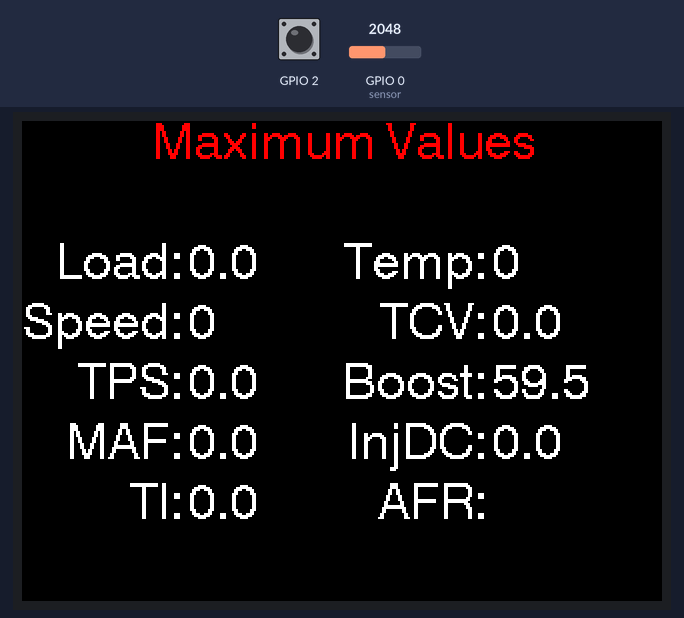
Bench run of a sketch on a simulated ESP32. Shown: 320×240 colour display. Inputs (shaded band) come from the test bench; at power-on: GPIO 0 (sensor) = 2048, GPIO 2 HIGH.

Above: at 1.4 s.
1.5 s: GPIO 0 (sensor) set to 491
At 2.4 s:
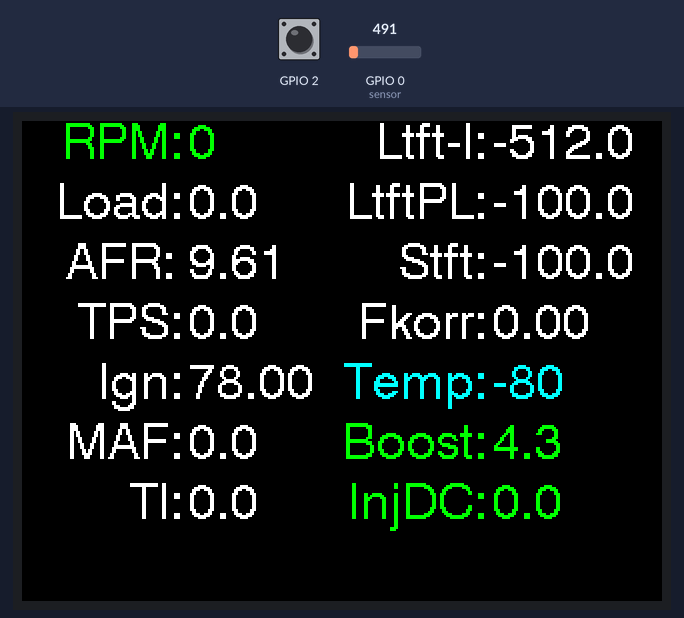
4.5 s: GPIO 2 pulled LOW for 3.2 s
At 8.54 s:
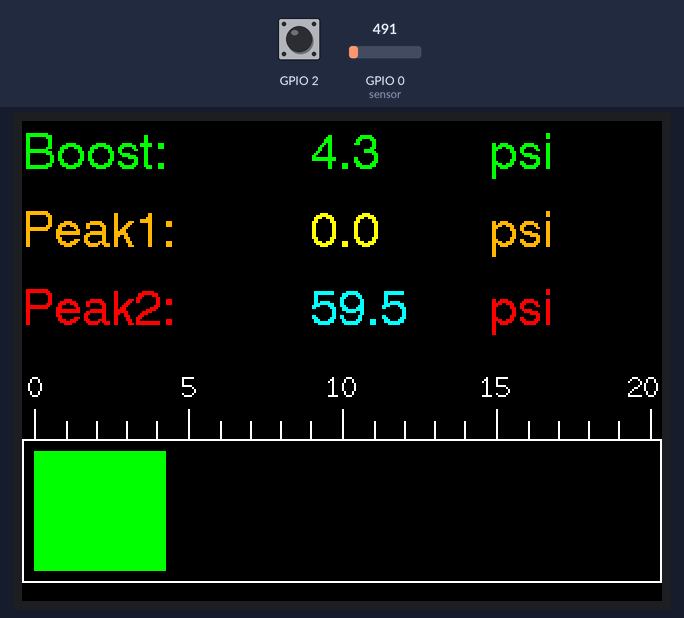
10.7 s: GPIO 0 (sensor) set to 736
At 11.12 s:
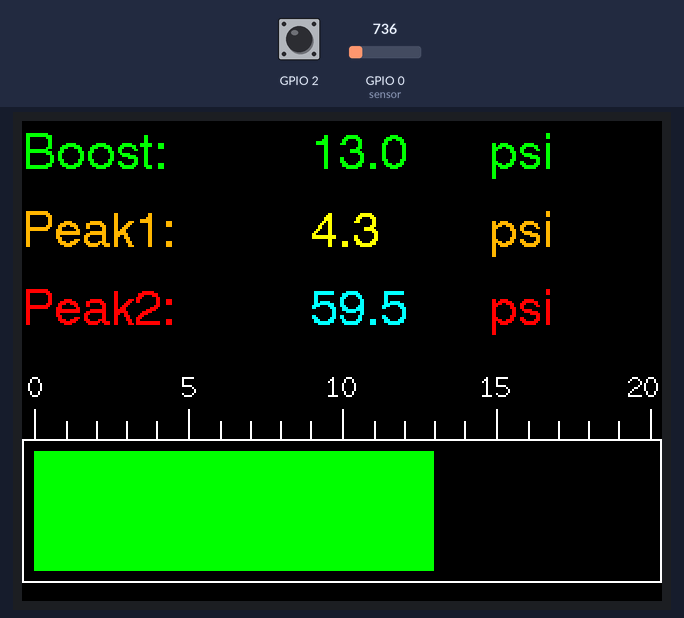
13.7 s: GPIO 0 (sensor) set to 792
At 16.1 s:
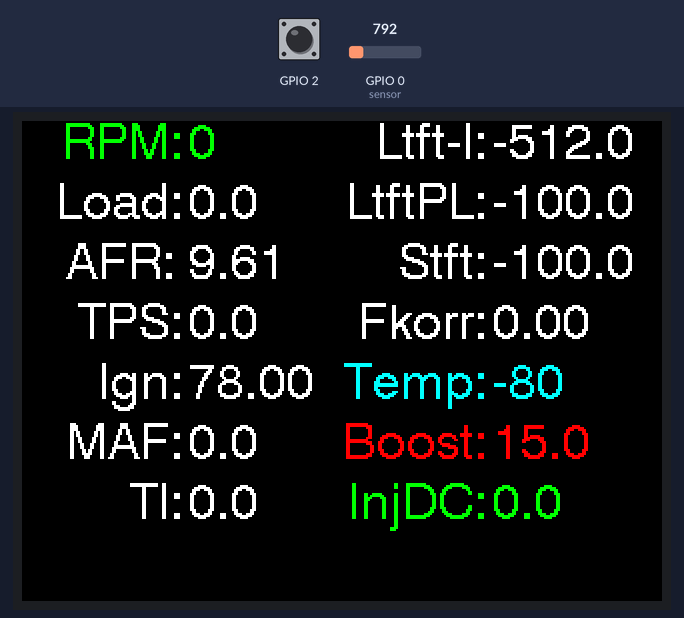
16.2 s: GPIO 2 pulled LOW for 1 s
20.2 s: GPIO 2 pulled LOW for 0.15 s
At 20.77 s:
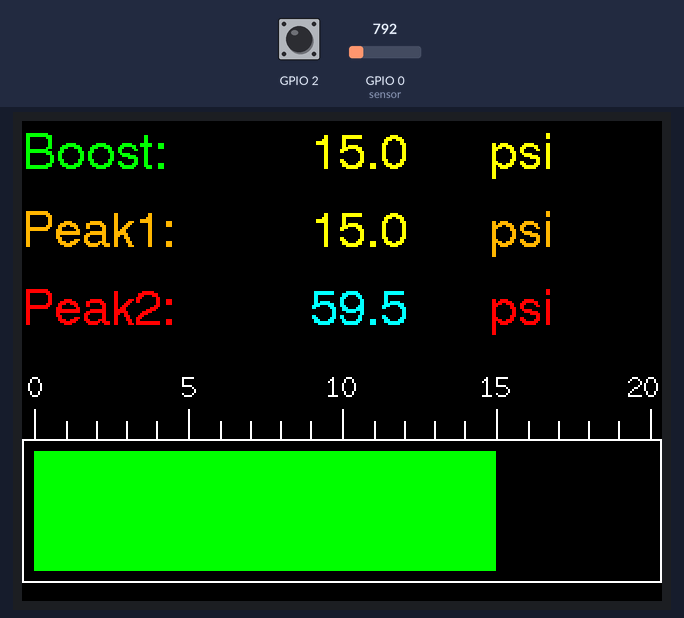

The sketch:

m44_data_display_Arduino.ino
```cpp
/********************************************************************************************************
   Motronic 4.4 Volvospeed 608 bin data output display and boost gauge by Dangerous Dave.
   This program runs a serial read pick up data from the stream of bytes from the motronic ecu.
   The bytes are stored in an array and split into the various engine data values.
   One display shows 16 values selected from approx 46 total.
   This code is written for use on an ESP8266 processor running an ILI9341 320x240 LCD and will need
   adapting if intended for use with Arduino

*******************************************************************************************************/

#include <SPI.h>
#include <TFT_eSPI.h>

#define TFT_GREY 0x5AEB // Dark grey 16 bit colour

//setup data read variables
const byte numBytes = 46;
byte receivedBytes[numBytes];
byte numReceived = 0;
byte ndx = 0;
byte discase = 3; //setup for display switching
byte pin1 = D1;
static int16_t oldPos, pos;
int tmot;    //engine temp
int pVmess;
int pTmot;
int startMarker = 0x5AA5;
int endMarker = 0xAA55; //not needed any more
float boost;//boost
float tl;     //load
float zwout;  //actual ignition angle
byte mlh;    //air mass high byte
byte mll;    //air mass low byte
byte tih;    //injection time high byte
byte til;    //injection time low byte
float wideband;
int xtra;   //ltft idle
float xfra;   //ltft part load
float xfr;    //stft
float xwdkbl; //throttle angle
byte hfkorr; //fuel correction high byte
byte lfkorr; //fuel correction low byte
float vmess;  //vehicle speed
float tvmbeg; //tcv duty cycle
float maf; //mass air flow
float ti; //injection time
float fkorr; //fuel correction
float idc; //injector duty cycle (calculated)
float vac; //intake vacuum
float kpa; //kpa value from sensor
float barboost; //boost bargraph
float peak1; //peak boost 1
float pTl;
float pXwdkbl;
float pMaf;
float pTi;
float pTvmbeg;
float pBoost;
float pIdc;
float mpg;
float afr;                      //AFR value
unsigned int nmot; //rpm
unsigned long previousMillis1;  //setup timer 1
unsigned long previousMillis2;  //setup timer 2
unsigned long previousMillis3;  //setup timer 3
unsigned long previousTextTimer;//setup text timer
unsigned long currentTextTimer; //setup text timer


//booleans
boolean dataSetup = false;
boolean gaugeSetup = false;
boolean maximumSetup = false;
boolean page1Setup = false;
boolean debugSetup = false;
boolean newData = false;
boolean recvInProgress = false;

TFT_eSPI tft = TFT_eSPI(); //initiate ILI9341 library

// #######################################################################################################
// # MAIN SETUP                                                                                          #
// #######################################################################################################

void setup() {

  Serial.begin(125000);
  pinMode(D1, INPUT_PULLUP);

  //setup TFT display items
  tft.init();
  tft.setRotation(3); //set display orientation
  tft.fillScreen(TFT_BLACK);
}

// #######################################################################################################
// # MAIN LOOP                                                                                           #
// #######################################################################################################

void loop() {


  readData();   // run serial read routine

  calcData();   // run calculate data routine

  switches();  // run rotary encoder routine

  switch (discase) {
    case 0:
      displayData(); // switch to data display
      break;

    case 1:
      displayMaximums(); // switch to max data display
      break;

    case 2:
      displayBoostGauge();  // switch to boost display
      break;

  }

} // MAIN LOOP END

// #######################################################################################################
// # Serial read and split data to string                                                                #
// #######################################################################################################

void readData() {
  byte rb;
  byte msb;
  byte lsb;
  int smTest;

  //testing new serial read which should properly check for the start marker being 16bit
  if (Serial.available() > 0) {
    rb = Serial.read();
    if (recvInProgress == true) {
      receivedBytes[ndx] = rb;
      ndx++;

      if (ndx == 46) {          // if ndx reaches the max stream of 45 values
        recvInProgress = false;
        ndx = 0;
        newData = true;

      }
    }
    else if (rb == 0x5A) {
      lsb = Serial.read();
      smTest = rb * 256 + lsb;
      if (smTest == 0x5AA5) {
        recvInProgress = true;
      }
    }
  }
}

// #######################################################################################################
// # Calculate Data                                                                                      #
// #######################################################################################################

void calcData() {

  //calculate data from string
  if (newData = true) {
    nmot = receivedBytes[0] * 30;
    tl = receivedBytes[1] * 0.048;
    vmess = receivedBytes[31] * 0.621371;
    xwdkbl = receivedBytes[28] * 0.4166667;
    zwout = (receivedBytes[3] * -0.75) + 78;
    mlh = receivedBytes[19];
    mll = receivedBytes[20];
    maf = ((mlh << 8) + mll) * 0.125;    //calculated air mass from 2 bytes
    tih = receivedBytes[21];
    til = receivedBytes[22];
    ti = (((tih << 8) + til) * 2.0) / 1000.0;   //calculated injection time from 2 bytes
    xtra = (receivedBytes[24] * 4) - 512;
    xfra = ((receivedBytes[25] * 0.0078125) - 1) * 100;
    xfr = ((receivedBytes[26] * 0.0078125) - 1) * 100;
    hfkorr = receivedBytes[29];
    lfkorr = receivedBytes[30];
    fkorr = ((hfkorr << 8) + lfkorr) / 32768.0;
    tmot = receivedBytes[32] - 80;
    tvmbeg = (receivedBytes[38] / 256.0) * 100.0;
    wideband = ((receivedBytes[42] - 10) * 0.039215686) + 10;
    idc = (nmot * ti) / 1200.0;
    newData = false;
  }

  kpa = (((analogRead(0) / 1023.0) + 0.04) / 0.004); //calculate kpa value for mpx4250ap sensor
  boost = (kpa - 100) * 0.145; // Calculate boost/vac levels in psi
  vac = boost * -2.036025; // Used 'minus' 2.036025 to display as positive
  barboost = boost * (15.4);

  // peak values update
  // Column 1
  if (tl > pTl) {
    pTl = tl;
  }
  if (vmess > pVmess) {
    pVmess = vmess;
  }
  if (xwdkbl > pXwdkbl) {
    pXwdkbl = xwdkbl;
  }
  if (maf > pMaf) {
    pMaf = maf;
  }
  if (ti > pTi) {
    pTi = ti;
  }

  //Column 2
  if (tmot > pTmot) {
    pTmot = tmot;
  }
  if (tvmbeg > pTvmbeg) {
    pTvmbeg = tvmbeg;
  }
  if (boost > pBoost) {
    pBoost = boost;
  }
  if (idc > pIdc) {
    pIdc = idc;
  }
}

// #######################################################################################################
// # Switch Stuff                                                                                        #
// #######################################################################################################

void switches() {

  pin1 = digitalRead(D1);
  if (pin1 == 1) {
    discase = (discase + 1) % 3;
  }

}
// #######################################################################################################
// multiple data display and setup
// #######################################################################################################

void displayData() {
  tft.setTextSize(1);

  if (!dataSetup) {
    displayDataSetup();
    // reset setup flags
    dataSetup = true;
    gaugeSetup = false;
    page1Setup = false;

    }

  unsigned long currentMillis3 = millis();
  if ((currentMillis3 - previousMillis3) >= 200UL) { //set time delay to 200ms to prevent to slow down refresh rate
    previousMillis3 = currentMillis3;

    //Column 1 - print all white text first
    tft.setTextPadding(78);  //set text padding to remove characters once DP moves.  Padding starts from 1st character.
    tft.setTextColor(TFT_WHITE, TFT_BLACK); //Reset colour back to white
    tft.drawFloat(tl, 1, 83, 30, 4);
    tft.drawFloat(wideband, 2, 83, 60, 4);
    tft.drawFloat(xwdkbl, 1, 83, 90, 4);
    tft.drawFloat(zwout, 2, 83, 120, 4);
    tft.drawFloat(maf, 1, 83, 150, 4);
    tft.drawFloat(ti, 1, 83, 180, 4);

    //RPM Colours
    if (nmot >= 0 && nmot < 5500) {
      tft.setTextColor(TFT_GREEN, TFT_BLACK);
      tft.drawString("RPM:", 20, 0, 4);
      tft.drawNumber(nmot, 83, 0, 4);
    }
    if (nmot >= 5500 && nmot < 6000) {
      tft.setTextColor(TFT_YELLOW, TFT_BLACK);
      tft.drawString("RPM:", 20, 0, 4);
      tft.drawNumber(nmot, 83, 0, 4);
    }
    if (nmot >= 6000) {
      tft.setTextColor(TFT_RED, TFT_BLACK);
      tft.drawString("RPM:", 20, 0, 4);
      tft.drawNumber(nmot, 83, 0, 4);
    }


    //Column 2 - Print all white text first///////////////////////
    tft.setTextPadding(85);
    tft.setTextColor(TFT_WHITE, TFT_BLACK);   //Reset colour back to white
    tft.drawFloat(xtra, 1, 235, 0, 4);
    tft.drawFloat(xfra, 1, 235, 30, 4);
    tft.drawFloat(xfr, 1, 235, 60, 4);
    tft.drawFloat(fkorr, 2, 235, 90, 4);
    //tft.drawFloat(tvmbeg, 1, 235, 120, 4);
    //tft.drawString("Temp:", 9, 210, 4);
    //tft.drawNumber(tmot, 83, 210, 4);
    //Engine Temp Colours
    if (tmot < 87) {
      tft.setTextColor(TFT_CYAN, TFT_BLACK);
      tft.drawString("Temp:", 161, 120, 4);
      tft.drawNumber(tmot, 235, 120, 4);
    }
    if (tmot >= 87 && tmot < 103) {
      tft.setTextColor(TFT_GREEN, TFT_BLACK);
      tft.drawString("Temp:", 161, 120, 4);
      tft.drawNumber(tmot, 235, 120, 4);
    }
    if (tmot >= 103 && tmot <= 105) {
      tft.setTextColor(TFT_YELLOW, TFT_BLACK);
      tft.drawString("Temp:", 161, 120, 4);
      tft.drawNumber(tmot, 235, 120, 4);
    }
    if (tmot > 105) {
      tft.setTextColor(TFT_RED, TFT_BLACK);
      tft.drawString("Temp:", 161, 120, 4);
      tft.drawNumber(tmot, 235, 120, 4);
    }

    // Injector Duty Cycle Colours/////////////////////////////////////////////////////////////////////////
    if (idc < 80) {
      tft.setTextColor(TFT_GREEN, TFT_BLACK);
      tft.drawString("InjDC:", 163, 180, 4);
      tft.drawFloat(idc, 1, 235, 180, 4);
    }
    if (idc >= 80 && idc < 85) {
      tft.setTextColor(TFT_YELLOW, TFT_BLACK);
      tft.drawString("InjDC:", 163, 180, 4);
      tft.drawFloat(idc, 1, 235, 180, 4);
    }
    if (idc >= 85) {
      tft.setTextColor(TFT_RED, TFT_BLACK);
      tft.drawString("InjDC:", 163, 180, 4);
      tft.drawFloat(idc, 1, 235, 180, 4);
    }

    // Boost and Vacuum colours ///////////////////////////////////////////////////////////////////////////
    if (boost < 0) {
      tft.setTextColor(TFT_CYAN, TFT_BLACK);
      tft.drawString("     Vac:", 159, 150, 4);
      tft.drawFloat(vac, 1, 235, 150, 4);
    }
    if (boost >= 0 && boost <= 10) {
      tft.setTextColor(TFT_GREEN, TFT_BLACK);
      tft.drawString("Boost:", 160, 150, 4);
      tft.drawFloat(boost, 1, 235, 150, 4);
    }
    if (boost > 10 && boost <= 15) {
      tft.setTextColor(TFT_YELLOW, TFT_BLACK);
      tft.drawString("Boost:", 160, 150, 4);
      tft.drawFloat(boost, 1, 235, 150, 4);
    }
    if (boost > 15) {
      tft.setTextColor(TFT_RED, TFT_BLACK);
      tft.drawString("Boost:", 160, 150, 4);
      tft.drawFloat(boost, 1, 235, 150, 4);
    }
    tft.setTextPadding(100);

  }
}

void displayDataSetup() {

  //setup text
  tft.fillScreen(TFT_BLACK);
  tft.setTextColor(TFT_WHITE, TFT_BLACK);
  tft.setTextPadding(40);

  //Column 1
  tft.drawString("Load:", 17, 30, 4);
  tft.drawString("AFR:", 22, 60, 4);
  tft.drawString("TPS:", 28, 90, 4);
  tft.drawString("Ign:", 38, 120, 4);
  tft.drawString("MAF:", 22, 150, 4);
  tft.drawString("TI:", 54, 180, 4);

  //Column 2
  tft.drawString("Ltft-I:", 177, 0, 4);
  tft.drawString("LtftPL:", 162, 30, 4);
  tft.drawString("Stft:", 188, 60, 4);
  tft.drawString("Fkorr:", 168, 90, 4);
  //tft.drawString("TCV:", 179, 120, 4);
  //tft.drawString("AFR:", 178, 210, 4);
  //tft.drawString("kpa:", 178, 210, 4);
  //tft.drawString("EFlap:", 160, 210, 4);

}

// ##################################################################################################
// Maximum Data Display and Setup
// ##################################################################################################

void displayMaximums() {  // check static display items are set up
  if (!maximumSetup) {
    maximumDisplaySetup();
    // reset setup flags
    maximumSetup = true;
    dataSetup = false;
    page1Setup = false;
    gaugeSetup = false;

    //Column 1
    tft.drawFloat(pTl, 1, 83, 60, 4);
    tft.drawNumber(pVmess, 83, 90, 4);
    tft.drawFloat(pXwdkbl, 1, 83, 120, 4);
    tft.drawFloat(pMaf, 1, 83, 150, 4);
    tft.drawFloat(pTi, 1, 83, 180, 4);

    //Column 2
    tft.drawNumber(pTmot, 235, 60, 4);
    tft.drawFloat(pTvmbeg, 1, 235, 90, 4);
    tft.drawFloat(pBoost, 1, 235, 120, 4);
    tft.drawFloat(pIdc, 1, 235, 150, 4);
    //tft.drawString("AFR:", 235, 180, 4);
  }
}

void maximumDisplaySetup() {

  //setup text
  tft.fillScreen(TFT_BLACK);
  tft.setTextColor(TFT_RED, TFT_BLACK);
  tft.setTextPadding(40);
  tft.drawString("Maximum Values", 65, 0, 4);
  tft.setTextColor(TFT_WHITE, TFT_BLACK);
  //Column 1
  tft.drawString("Load:", 17, 60, 4);
  tft.drawString("Speed:", 0, 90, 4);
  tft.drawString("TPS:", 28, 120, 4);
  tft.drawString("MAF:", 22, 150, 4);
  tft.drawString("TI:", 54, 180, 4);

  //Column 2
  tft.drawString("Temp:", 161, 60, 4);
  tft.drawString("TCV:", 179, 90, 4);
  tft.drawString("Boost:", 160, 120, 4);
  tft.drawString("InjDC:", 163, 150, 4);
  tft.drawString("AFR:", 178, 180, 4);

}

// ################################################################################################
// Boost gauge display and setup
// ###############################################################################################

void displayBoostGauge() {

  if (!gaugeSetup) {
    displayGaugeSetup();
    // reset setup flags
    gaugeSetup = true;
    page1Setup = false;
    dataSetup = false;
    maximumSetup = false;

  }
  unsigned long currentMillis2 = millis();

  if ((currentMillis2 - previousMillis2) >= 100UL) {
    previousMillis2 = currentMillis2;
    //display data------------------------------------------------
    unsigned long currentMillis1 = millis();
    tft.setTextPadding(78);
    if (boost > 0) {
      tft.fillRect(6, 165, barboost, 60, TFT_GREEN); //fill bargraph with green bar
      tft.fillRect(6 + barboost, 165, 308 - barboost, 60, TFT_BLACK); //fill end of bar with black to refresh

      // Different colour text for higher pressure values
      if (boost > 0) {
        tft.setTextColor(TFT_GREEN, TFT_BLACK);
        tft.drawFloat(boost, 1, 144, 5, 4);
        tft.drawString("psi", 233, 5, 4);
      }

      if (boost > 15) {
        tft.setTextColor(TFT_YELLOW, TFT_BLACK);
        tft.drawFloat(boost, 1, 144, 5, 4);
        tft.drawString("psi", 233, 5, 4);
      }

      if (boost > 20) {
        tft.setTextColor(TFT_RED, TFT_BLACK);
        tft.drawFloat(boost, 1, 144, 5, 4);
        tft.drawString("psi", 233, 5, 4);
      }
    }
    //display vacuum and inHg
    else {
      tft.fillRect(6, 165, 308, 60, TFT_BLACK); //clear bargraph once below 0 boost
      vac = boost * -2.036025; // Used 'minus' 2.036025 to display as positive

      tft.setTextColor(TFT_CYAN, TFT_BLACK);
      tft.drawFloat(vac, 1, 144, 5, 4);
      tft.drawString("inHg", 233, 5, 4); //display units
    }

    //Display Peak1 Value
    tft.setTextColor(TFT_YELLOW, TFT_BLACK);
    tft.drawFloat(peak1, 1, 144, 44, 4); //display temporary peak value

    //Display Peak Boost Value
    tft.setTextColor(TFT_CYAN, TFT_BLACK);
    tft.drawFloat(pBoost, 1, 144, 83, 4); //display overall peak value

    // Store highest boost pressure for limited time
    if (boost > peak1) { // If current boost is higher than peak1, store new value
      peak1 = boost;  // Store new peak1 value in peak memory
      previousMillis1 = currentMillis1; //reset timer when new peak value stored
    }

    //Peak1 value reset after x milliseconds, uncomment to activate
    if (peak1 > 0) { //Change value for higher reset limit
      if ((unsigned long)(currentMillis1 - previousMillis1) >= 5000UL) { //timer for x milliseconds
        peak1 = 0; //resets the peak1 value to 0
        previousMillis1 = currentMillis1; //reset timer
      }
    }
  }
}

void displayGaugeSetup() {

  tft.fillScreen(TFT_BLACK);
  tft.setTextColor(TFT_WHITE, TFT_BLACK);

  //tft.setTextSize(1);
  //tft.drawString("Boost -", 0, 10, 4);
  //tft.drawString("Peak -", 17, 65, 4);
  tft.setTextColor(TFT_GREEN, TFT_BLACK);
  tft.drawString("Boost:", 0, 5, 4);
  tft.setTextColor(TFT_ORANGE, TFT_BLACK);
  tft.drawString("Peak1:", 0, 44, 4);
  tft.drawString("psi", 233, 44, 4); //display units
  tft.setTextColor(TFT_RED, TFT_BLACK);
  tft.drawString("Peak2:", 0, 83, 4);
  tft.drawString("psi", 233, 83, 4); //display units
  tft.drawRect(0, 159, 320, 72, TFT_WHITE); //Draw bargraph outline
  //Draw bargraph figures
  tft.setTextSize(1);
  tft.setTextColor(TFT_WHITE, TFT_BLACK);
  tft.drawString("0", 3, 125, 2);
  tft.drawString("5", 80, 125, 2);
  tft.drawString("10", 152, 125, 2);
  tft.drawString("15", 229, 125, 2);
  tft.drawString("20", 303, 125, 2);

  //Draw lines for accurate bargraph
  tft.drawLine(6, 144, 6, 159, TFT_WHITE);
  tft.drawLine(83, 144, 83, 159, TFT_WHITE);
  tft.drawLine(160, 144, 160, 159, TFT_WHITE);
  tft.drawLine(237, 144, 237, 159, TFT_WHITE);
  tft.drawLine(314, 144, 314, 159, TFT_WHITE);
  //Draw smaller lines for intermediates
  tft.drawLine(22, 150, 22, 159, TFT_WHITE);
  tft.drawLine(37, 150, 37, 159, TFT_WHITE);
  tft.drawLine(52, 150, 52, 159, TFT_WHITE);
  tft.drawLine(67, 150, 67, 159, TFT_WHITE);

  tft.drawLine(99, 150, 99, 159, TFT_WHITE);
  tft.drawLine(114, 150, 114, 159, TFT_WHITE);
  tft.drawLine(129, 150, 129, 159, TFT_WHITE);
  tft.drawLine(144, 150, 144, 159, TFT_WHITE);

  tft.drawLine(176, 150, 176, 159, TFT_WHITE);
  tft.drawLine(191, 150, 191, 159, TFT_WHITE);
  tft.drawLine(206, 150, 206, 159, TFT_WHITE);
  tft.drawLine(221, 150, 221, 159, TFT_WHITE);

  tft.drawLine(253, 150, 253, 159, TFT_WHITE);
  tft.drawLine(268, 150, 268, 159, TFT_WHITE);
  tft.drawLine(283, 150, 283, 159, TFT_WHITE);
  tft.drawLine(298, 150, 298, 159, TFT_WHITE);
}
```

Measured:
- the behaviour switches between 791 and 792 on GPIO 0 (sensor) (found by bisection; images 3 and 4)
- after the input at 1.5 s, the display: first differs from a run without the input after 0.49 s (image 1)
- after the input at 4.5 s, the display: first changes after 0.08 s (image 2 shows a later state)
- after the input at 13.7 s, the display: first differs from a run without the input after 0.47 s (image 4)
- after the input at 20.2 s, the display: first differs from a run without the input after 0.42 s (image 5)
- what the display in image 1 shows lasts 0.6 s, from 2.0 s to 2.6 s
